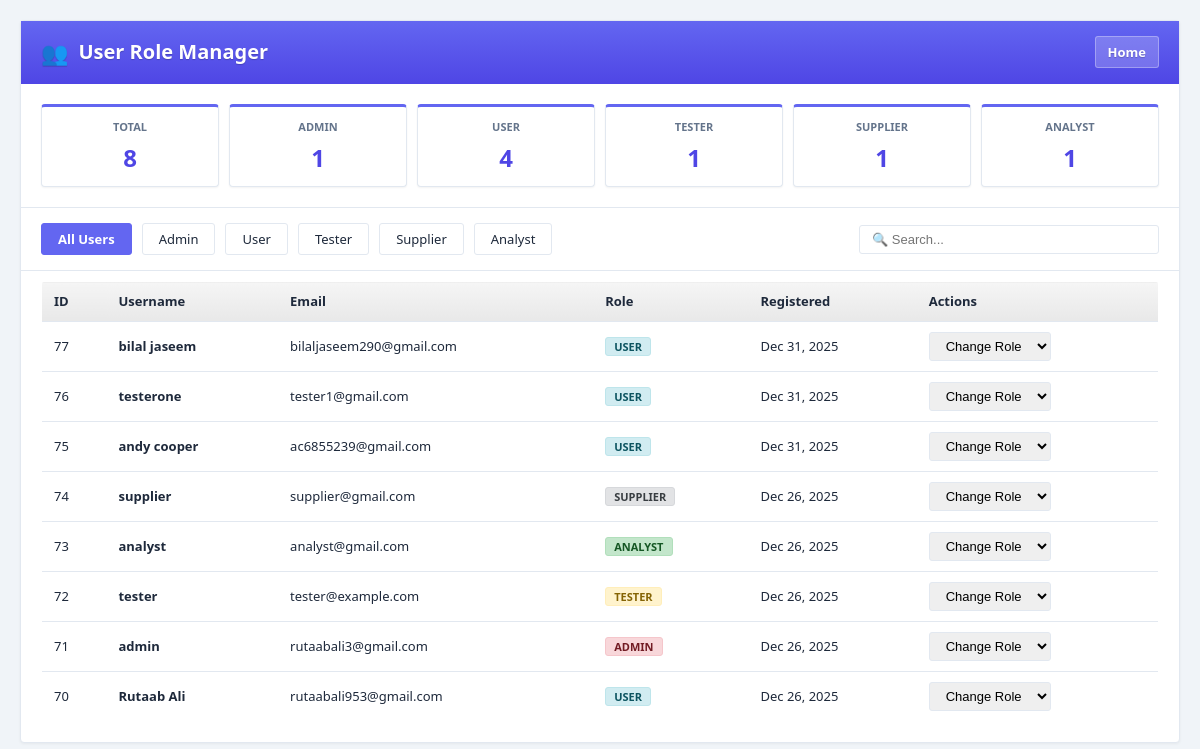
The page /maintenance/user_roles_manager.php (signed in) on the database its author committed.
### tables this page shows
CREATE TABLE `users` (
  `id` int(11) NOT NULL,
  `username` varchar(50) NOT NULL,
  `email` varchar(100) NOT NULL,
  `password` varchar(255) NOT NULL,
  `profile_img` varchar(255) NOT NULL,
  `role` enum('admin','user','analyst','supplier','tester') NOT NULL DEFAULT 'user',
  `status` enum('active','banned') DEFAULT 'active',
  `created_at` timestamp NOT NULL DEFAULT current_timestamp(),
  `last_login` timestamp NULL DEFAULT NULL,
  `bg-img` varchar(255) NOT NULL,
  `otp_code` varchar(6) DEFAULT NULL,
  `otp_expiry` datetime DEFAULT NULL,
  `greetings` tinyint(1) DEFAULT 0 COMMENT '0 = not sent, 1 = sent',
  `preferred_language` varchar(10) DEFAULT 'en'
);

### maintenance/user_roles_manager.php (the view, shortened to what this page needs)
<?php
include '../config/db.php';
$filter = $_GET['filter'] ?? 'all';
$search = $_GET['search'] ?? '';
$whereClause = '';
$users = $conn->query("SELECT id, username, email, role, created_at FROM users $whereClause ORDER BY created_at DESC");
$stats = [
    'total' => $conn->query("SELECT COUNT(*) as count FROM users")->fetch_assoc()['count'],
    'admin' => $conn->query("SELECT COUNT(*) as count FROM users WHERE role = 'admin'")->fetch_assoc()['count'],
    'user' => $conn->query("SELECT COUNT(*) as count FROM users WHERE role = 'user'")->fetch_assoc()['count'],
    'tester' => $conn->query("SELECT COUNT(*) as count FROM users WHERE role = 'tester'")->fetch_assoc()['count'],
    'supplier' => $conn->query("SELECT COUNT(*) as count FROM users WHERE role = 'supplier'")->fetch_assoc()['count'],
    'analyst' => $conn->query("SELECT COUNT(*) as count FROM users WHERE role = 'analyst'")->fetch_assoc()['count'],
];
?>
<!DOCTYPE html>
<html>
<head>
</head>
<body>
    <div class="container">
        <h1>User Role Manager <a href="index.php" style="text-decoration: none; display: inline-block; padding: 6px 12px; font-size: 13px; font-weight: 600; border-radius: 3px; cursor: pointer; margin-left: auto; background: rgba(255,255,255,0.2); color: white; border: 1px solid rgba(255,255,255,0.3);">Home</a></h1>
        <div class="stats">
            <div class="stat-card">
                <h3>Total</h3>
                <div class="number"><?= $stats['total'] ?></div>
            </div>
            <div class="stat-card">
                <h3>Admin</h3>
                <div class="number"><?= $stats['admin'] ?></div>
            </div>
            <div class="stat-card">
                <h3>User</h3>
                <div class="number"><?= $stats['user'] ?></div>
            </div>
            <div class="stat-card">
                <h3>Tester</h3>
                <div class="number"><?= $stats['tester'] ?></div>
            </div>
            <div class="stat-card">
                <h3>Supplier</h3>
                <div class="number"><?= $stats['supplier'] ?></div>
            </div>
            <div class="stat-card">
                <h3>Analyst</h3>
                <div class="number"><?= $stats['analyst'] ?></div>
            </div>
        </div>
        <div class="filters">
            <a href="?filter=all" class="filter-btn <?= $filter == 'all' ? 'active' : '' ?>">All Users</a>
            <a href="?filter=admin" class="filter-btn <?= $filter == 'admin' ? 'active' : '' ?>">Admin</a>
            <a href="?filter=user" class="filter-btn <?= $filter == 'user' ? 'active' : '' ?>">User</a>
            <a href="?filter=tester" class="filter-btn <?= $filter == 'tester' ? 'active' : '' ?>">Tester</a>
            <a href="?filter=supplier" class="filter-btn <?= $filter == 'supplier' ? 'active' : '' ?>">Supplier</a>
            <a href="?filter=analyst" class="filter-btn <?= $filter == 'analyst' ? 'active' : '' ?>">Analyst</a>
            <form class="search-box" method="get">
                <input type="text" name="search" placeholder="🔍 Search..." value="<?= htmlspecialchars($search) ?>">
            </form>
        </div>
        <table>
            <thead>
                <tr>
                    <th>ID</th>
                    <th>Username</th>
                    <th>Email</th>
                    <th>Role</th>
                    <th>Registered</th>
                    <th>Actions</th>
                </tr>
            </thead>
            <tbody>
                <?php if ($users && $users->num_rows > 0): ?>
                    <?php while ($user = $users->fetch_assoc()): ?>
                    <tr>
                        <td><?= $user['id'] ?></td>
                        <td><strong><?= htmlspecialchars($user['username']) ?></strong></td>
                        <td><?= htmlspecialchars($user['email']) ?></td>
                        <td><span class="badge badge-<?= $user['role'] ?>"><?= strtoupper($user['role']) ?></span></td>
                        <td><?= date('M j, Y', strtotime($user['created_at'])) ?></td>
                        <td>
                            <div class="action-cell">
                                <form method="post" style="display: inline;">
                                    <select name="new_role" onchange="this.form.submit()">
                                        <option value="">Change Role</option>
                                    </select>
                                </form>
                            </div>
                        </td>
                    </tr>
                    <?php endwhile; ?>
                <?php endif; ?>
            </tbody>
        </table>
    </div>
</body>
</html>

### maintenance/user_roles_manager.php (style rules this page uses)
:root { --primary-color: #6366f1; --primary-dark: #4f46e5; --secondary-color: #f8fafc; --text-dark: #1e293b; --text-light: #64748b; --shadow: 0 4px 12px rgba(0, 0, 0, 0.05); --shadow-lg: 0 10px 30px rgba(0, 0, 0, 0.1); --border-radius: 8px; --transition: all 0.2s ease-out; --pma-bg: #f0f4f8; --pma-bg-hover: #e6f2f9; --pma-border: #e2e8f0; --pma-success: #10b981; --pma-warning: #f59e0b; --pma-danger: #ef4444; --pma-primary: #6366f1; --pma-primary-dark: #4f46e5; --pma-text: #1e293b; --pma-text-light: #64748b; }
* { margin: 0; padding: 0; box-sizing: border-box; }
body { font-family: 'Segoe UI', 'Source Sans Pro', 'Ubuntu', 'DejaVu Sans', sans-serif; font-size: 13px; line-height: 1.4; color: var(--pma-text); background: var(--pma-bg); padding: 20px; }
.container { max-width: 1600px; margin: 0 auto; background: white; border: 1px solid var(--pma-border); border-radius: 4px; box-shadow: 0 1px 3px rgba(0,0,0,0.05); }
h1 { font-size: 20px; font-weight: 600; color: white; background: linear-gradient(to bottom, var(--pma-primary), var(--pma-primary-dark)); padding: 15px 20px; margin: 0; border-bottom: 1px solid var(--pma-primary-dark); text-shadow: 0 1px 1px rgba(0,0,0,0.2); display: flex; align-items: center; gap: 10px; }
h1:before { content: "👥"; font-size: 22px; }
.stats { display: grid; grid-template-columns: repeat(6, 1fr); gap: 10px; padding: 20px; border-bottom: 1px solid var(--pma-border); background: var(--pma-bg-header); }
.stat-card { background: white; border: 1px solid var(--pma-border); border-radius: 4px; padding: 12px; text-align: center; box-shadow: 0 1px 2px rgba(0,0,0,0.05); border-top: 3px solid var(--pma-primary); }
.stat-card h3 { font-size: 11px; color: var(--pma-text-light); font-weight: 600; margin-bottom: 6px; text-transform: uppercase; }
.stat-card .number { font-size: 24px; font-weight: 700; color: var(--pma-primary-dark); }
.filters { display: flex; align-items: center; gap: 10px; padding: 15px 20px; background: var(--pma-bg-header); border-bottom: 1px solid var(--pma-border); flex-wrap: wrap; }
.filter-btn { padding: 6px 16px; background: white; border: 1px solid var(--pma-border); border-radius: 3px; color: var(--pma-text); text-decoration: none; font-size: 13px; font-weight: 500; transition: all 0.2s; }
.filter-btn.active { background: var(--pma-primary); color: white; border-color: var(--pma-primary); font-weight: 600; }
.search-box { margin-left: auto; min-width: 300px; }
.search-box input { width: 100%; padding: 6px 12px; border: 1px solid var(--pma-border); border-radius: 3px; font-size: 13px; }
table { width: calc(100% - 40px); margin: 10px 20px 20px 20px; border-collapse: collapse; border: 1px solid var(--pma-border); border-radius: 3px; overflow: hidden; background: white; font-size: 13px; }
table th { background: linear-gradient(to bottom, #F5F5F5, #E8E8E8); color: var(--pma-text); font-weight: 600; padding: 10px 12px; border-bottom: 1px solid var(--pma-border); text-align: left; }
table tr { border-bottom: 1px solid var(--pma-border); transition: background-color 0.1s ease; }
table tr:nth-child(even) { background-color: var(--pma-bg-stripe); }
table td { padding: 10px 12px; vertical-align: middle; }
.badge { display: inline-block; padding: 3px 8px; font-size: 11px; font-weight: 600; line-height: 1; text-align: center; white-space: nowrap; border-radius: 3px; border: 1px solid transparent; text-transform: uppercase; }
.badge-admin { background-color: #F8D7DA; color: #721C24; border-color: #F5C6CB; }
.badge-user { background-color: #D1ECF1; color: #0C5460; border-color: #BEE5EB; }
.badge-tester { background-color: #FFF3CD; color: #856404; border-color: #FFEEBA; }
.badge-supplier { background-color: #E2E3E5; color: #383d41; border-color: #d6d8db; }
.badge-analyst { background-color: #c3e6cb; color: #155724; border-color: #b1dfbb; }
select, .btn { padding: 5px 12px; font-size: 13px; border: 1px solid var(--pma-border); border-radius: 3px; cursor: pointer; }
.action-cell { display: flex; gap: 5px; align-items: center; }

### rows shown on the page
users: id "77", username "bilal jaseem", email "bilaljaseem290@gmail.com", role "USER", created_at "Dec 31, 2025"
users: id "76", username "testerone", email "tester1@gmail.com", role "USER", created_at "Dec 31, 2025"
users: id "75", username "andy cooper", email "ac6855239@gmail.com", role "USER", created_at "Dec 31, 2025"
users: id "74", username "supplier", email "supplier@gmail.com", role "SUPPLIER", created_at "Dec 26, 2025"
users: id "73", username "analyst", email "analyst@gmail.com", role "ANALYST", created_at "Dec 26, 2025"
users: id "72", username "tester", email "tester@example.com", role "TESTER", created_at "Dec 26, 2025"
users: id "71", username "admin", email "rutaabali3@gmail.com", role "ADMIN", created_at "Dec 26, 2025"
users: id "70", username "Rutaab Ali", email "rutaabali953@gmail.com", role "USER", created_at "Dec 26, 2025"

### other values the page prints
$stats['total'] "8"
$stats['admin'] "1"
$stats['user'] "4"
$stats['tester'] "1"
$stats['supplier'] "1"
$stats['analyst'] "1"
